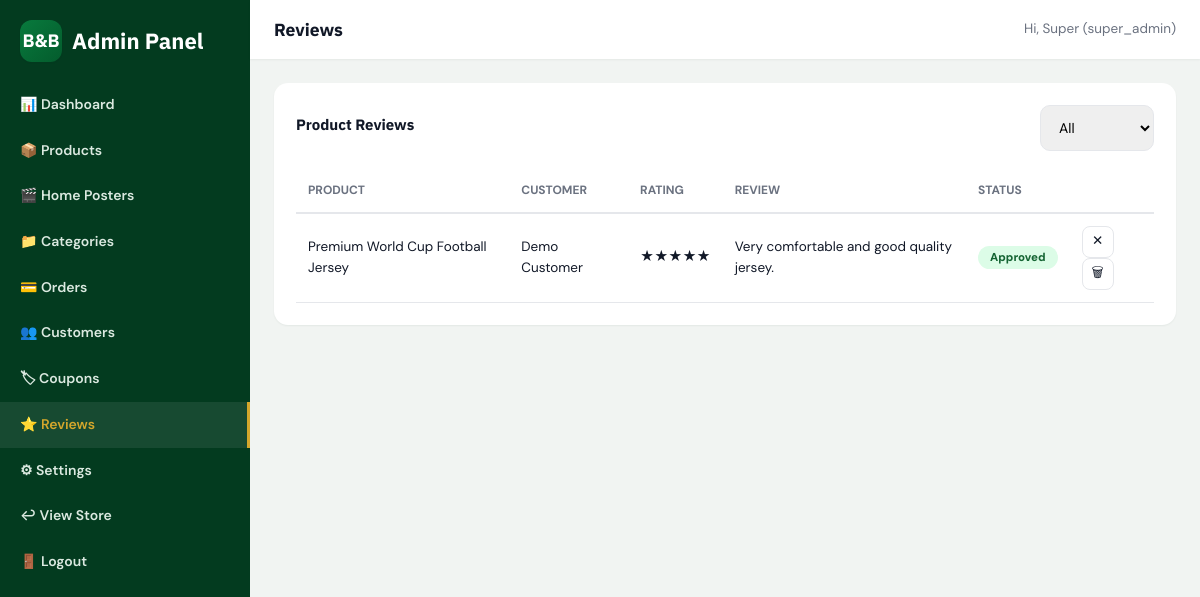
Screenshot of /admin/reviews.php (signed in) with the database file from the repository.
### tables this page shows
CREATE TABLE users (
    id INT UNSIGNED AUTO_INCREMENT PRIMARY KEY,

    first_name VARCHAR(80) NOT NULL,
    last_name VARCHAR(80) NOT NULL,

    email VARCHAR(150) NOT NULL,
    password VARCHAR(255) NOT NULL,

    phone VARCHAR(30) DEFAULT NULL,

    address TEXT DEFAULT NULL,
    city VARCHAR(100) DEFAULT NULL,
    postal_code VARCHAR(20) DEFAULT NULL,

    avatar VARCHAR(255) DEFAULT NULL,

    role ENUM(
        'member',
        'admin',
        'super_admin'
    ) NOT NULL DEFAULT 'member',

    status ENUM(
        'active',
        'inactive',
        'blocked'
    ) NOT NULL DEFAULT 'active',

    created_at TIMESTAMP NOT NULL DEFAULT CURRENT_TIMESTAMP,
    updated_at TIMESTAMP NOT NULL DEFAULT CURRENT_TIMESTAMP
        ON UPDATE CURRENT_TIMESTAMP,

    UNIQUE KEY uq_users_email (email),
    KEY idx_users_role (role),
    KEY idx_users_status (status),
    KEY idx_users_created (created_at)
);

CREATE TABLE reviews (
    id INT UNSIGNED AUTO_INCREMENT PRIMARY KEY,

    product_id INT UNSIGNED NOT NULL,
    user_id INT UNSIGNED NOT NULL,
    order_id INT UNSIGNED NOT NULL,

    rating TINYINT UNSIGNED NOT NULL,

    review_text TEXT DEFAULT NULL,

    status ENUM(
        'pending',
        'approved',
        'rejected'
    ) NOT NULL DEFAULT 'pending',

    created_at TIMESTAMP NOT NULL DEFAULT CURRENT_TIMESTAMP,
    updated_at TIMESTAMP NOT NULL DEFAULT CURRENT_TIMESTAMP
        ON UPDATE CURRENT_TIMESTAMP,

    CONSTRAINT fk_reviews_product
        FOREIGN KEY (product_id)
        REFERENCES products(id)
        ON DELETE CASCADE
        ON UPDATE CASCADE,

    CONSTRAINT fk_reviews_user
        FOREIGN KEY (user_id)
        REFERENCES users(id)
        ON DELETE CASCADE
        ON UPDATE CASCADE,

    CONSTRAINT fk_reviews_order
        FOREIGN KEY (order_id)
        REFERENCES orders(id)
        ON DELETE CASCADE
        ON UPDATE CASCADE,

    UNIQUE KEY uq_review_user_order_product (
        user_id,
        order_id,
        product_id
    ),

    KEY idx_reviews_product (product_id),
    KEY idx_reviews_user (user_id),
    KEY idx_reviews_order (order_id),
    KEY idx_reviews_status (status),
    KEY idx_reviews_rating (rating)
);

CREATE TABLE products (
    id INT UNSIGNED AUTO_INCREMENT PRIMARY KEY,

    category_id INT UNSIGNED NOT NULL,

    name VARCHAR(200) NOT NULL,
    slug VARCHAR(220) NOT NULL,
    sku VARCHAR(100) NOT NULL,

    product_type ENUM(
        'Physical',
        'Digital'
    ) NOT NULL DEFAULT 'Physical',

    description TEXT DEFAULT NULL,

    price DECIMAL(12,2) NOT NULL DEFAULT 0.00,
    old_price DECIMAL(12,2) DEFAULT NULL,

    main_image VARCHAR(500) DEFAULT NULL,

    badge ENUM(
        'NEW',
        'HOT',
        'SALE'
    ) DEFAULT NULL,

    stock INT UNSIGNED NOT NULL DEFAULT 0,

    featured TINYINT(1) NOT NULL DEFAULT 0,

    status ENUM(
        'active',
        'inactive'
    ) NOT NULL DEFAULT 'active',

    meta_title VARCHAR(255) DEFAULT NULL,
    meta_description TEXT DEFAULT NULL,

    created_at TIMESTAMP NOT NULL DEFAULT CURRENT_TIMESTAMP,
    updated_at TIMESTAMP NOT NULL DEFAULT CURRENT_TIMESTAMP
        ON UPDATE CURRENT_TIMESTAMP,

    CONSTRAINT fk_products_category
        FOREIGN KEY (category_id)
        REFERENCES categories(id)
        ON DELETE RESTRICT
        ON UPDATE CASCADE,

    UNIQUE KEY uq_products_slug (slug),
    UNIQUE KEY uq_products_sku (sku),

    KEY idx_products_category (category_id),
    KEY idx_products_type (product_type),
    KEY idx_products_price (price),
    KEY idx_products_stock (stock),
    KEY idx_products_featured (featured),
    KEY idx_products_status (status),
    KEY idx_products_created (created_at),

    FULLTEXT KEY ft_products_search (
        name,
        description
    )
);

### includes/functions.php (called while the page is built, shortened)
<?php
function clean($value) {
    return htmlspecialchars(trim($value ?? ''), ENT_QUOTES, 'UTF-8');
}
function generate_csrf_token() {
    return $_SESSION['csrf_token'];
}

### includes/auth.php (called while the page is built, shortened)
<?php
function current_user() {
    static $user = null;
    if ($user !== null) return $user ?: null;
    global $pdo;
    $stmt = $pdo->prepare("SELECT id, first_name, last_name, email, phone, address, city, postal_code, avatar, role, status
                            FROM users WHERE id = ? LIMIT 1");
    $stmt->execute([$_SESSION['user_id']]);
    $row = $stmt->fetch();
    $user = $row;
    return $user;
}
function is_logged_in() {
    return current_user() !== null;
}
function is_admin() {
    $user = current_user();
    return $user && in_array($user['role'], ['admin', 'super_admin'], true);
}
function require_admin() {
    if (!is_logged_in() || !is_admin()) {
        redirect('login.php');
    }
}

### admin/reviews.php (the view, shortened to what this page needs)
<?php
require_admin();
$pageTitle = 'Reviews';
require_once __DIR__ . '/includes/header.php';
$where = '1=1'; $params = [];
$stmt = $pdo->prepare("SELECT r.*, p.name AS product_name, u.first_name, u.last_name
                        FROM reviews r JOIN products p ON p.id = r.product_id JOIN users u ON u.id = r.user_id
                        WHERE $where ORDER BY r.created_at DESC LIMIT 200");
$stmt->execute($params);
$reviews = $stmt->fetchAll();
?>
<div class="admin-panel">
  <div class="admin-panel-head">
    <h4>Product Reviews</h4>
    <form method="get">
      <select name="status" class="form-control" onchange="this.form.submit()">
        <option value="">All</option>
      </select>
    </form>
  </div>
  <table class="data-table">
    <thead><tr><th>Product</th><th>Customer</th><th>Rating</th><th>Review</th><th>Status</th><th></th></tr></thead>
    <tbody>
    <?php foreach ($reviews as $r): ?>
      <tr>
        <td><?= clean($r['product_name']) ?></td>
        <td><?= clean($r['first_name'] . ' ' . $r['last_name']) ?></td>
        <td><?= str_repeat('★', (int) $r['rating']) ?></td>
        <td style="max-width:280px;"><?= clean(mb_substr($r['review_text'] ?? '', 0, 100)) ?></td>
        <td><span class="status-pill status-<?= clean($r['status']) ?>"><?= clean($r['status']) ?></span></td>
        <td>
          <?php if ($r['status'] !== 'rejected'): ?><a href="<?= BASE_URL ?>admin/reviews.php?action=reject&id=<?= $r['id'] ?>&csrf_token=<?= generate_csrf_token() ?>" class="icon-btn" title="Reject">&#10005;</a><?php endif; ?>
          <a href="<?= BASE_URL ?>admin/reviews.php?action=delete&id=<?= $r['id'] ?>&csrf_token=<?= generate_csrf_token() ?>" class="icon-btn" onclick="return confirm('Delete this review?')" title="Delete">&#128465;</a>
        </td>
      </tr>
    <?php endforeach; ?>
    </tbody>
  </table>
</div>
<?php require_once __DIR__ . '/includes/footer.php'; ?>

### admin/includes/header.php (shortened to what this page needs)
<?php
$admin = current_user();
$adminPage = basename($_SERVER['SCRIPT_NAME']);
?>
<!DOCTYPE html>
<html lang="en">
<head>
<link rel="stylesheet" href="<?= BASE_URL ?>assets/css/style.css">
</head>
<body class="admin-body">
<div class="admin-wrap">
  <aside class="admin-sidebar">
    <div class="brand"><span class="logo-badge">B&amp;B</span> <span>Admin Panel</span></div>
    <a href="<?= BASE_URL ?>admin/index.php" class="<?= $adminPage === 'index.php' ? 'active' : '' ?>">&#128202; Dashboard</a>
    <a href="<?= BASE_URL ?>admin/products.php" class="<?= in_array($adminPage, ['products.php', 'product-form.php']) ? 'active' : '' ?>">&#128230; Products</a>
    <a href="<?= BASE_URL ?>admin/sliders.php" class="<?= $adminPage === 'sliders.php' ? 'active' : '' ?>">&#127916; Home Posters</a>
    <a href="<?= BASE_URL ?>admin/categories.php" class="<?= $adminPage === 'categories.php' ? 'active' : '' ?>">&#128193; Categories</a>
    <a href="<?= BASE_URL ?>admin/orders.php" class="<?= in_array($adminPage, ['orders.php', 'order-view.php']) ? 'active' : '' ?>">&#128179; Orders</a>
    <a href="<?= BASE_URL ?>admin/customers.php" class="<?= $adminPage === 'customers.php' ? 'active' : '' ?>">&#128101; Customers</a>
    <a href="<?= BASE_URL ?>admin/coupons.php" class="<?= $adminPage === 'coupons.php' ? 'active' : '' ?>">&#127991; Coupons</a>
    <a href="<?= BASE_URL ?>admin/reviews.php" class="<?= $adminPage === 'reviews.php' ? 'active' : '' ?>">&#11088; Reviews</a>
    <a href="<?= BASE_URL ?>admin/settings.php" class="<?= $adminPage === 'settings.php' ? 'active' : '' ?>">&#9881; Settings</a>
    <a href="<?= BASE_URL ?>index.php">&#8617; View Store</a>
    <a href="<?= BASE_URL ?>logout.php">&#128682; Logout</a>
  </aside>
  <div>
    <div class="admin-topbar">
      <h3 style="margin:0;"><?= clean($pageTitle ?? 'Dashboard') ?></h3>
      <span style="font-size:13.5px; color:var(--text-soft);">Hi, <?= clean($admin['first_name']) ?> (<?= clean($admin['role']) ?>)</span>
    </div>
    <div class="admin-main">

### assets/css/style.css (style rules this page uses)
:root { --green:#087A3D; --green-dark:#045C2D; --green-deep:#033B1F; --gold:#D4A72C; --bg:#F7F8F7; --white:#FFFFFF; --text:#111827; --text-soft:#6B7280; --border:#E5E7EB; --success:#16A34A; --danger:#DC2626; --warning:#F59E0B; --radius:14px; --radius-sm:8px; --shadow-sm:0 1px 2px rgba(3,59,31,.06); --shadow-md:0 8px 24px rgba(3,59,31,.08); --shadow-lg:0 20px 45px rgba(3,59,31,.14); --font-heading:'IBM Plex Sans', 'Inter', sans-serif; --font-body:'DM Sans', 'Inter', sans-serif; }
* { box-sizing:border-box; }
html { scroll-behavior:smooth; }
body { margin:0; font-family:var(--font-body); color:var(--text); background:var(--bg); font-size:15px; line-height:1.55; -webkit-font-smoothing:antialiased; }
h1,h2,h3,h4,h5 { font-family:var(--font-heading); margin:0 0 .5em; font-weight:700; color:var(--text); }
a { color:inherit; text-decoration:none; }
input,select,textarea { font-family:inherit; font-size:14px; }
.brand { display:flex; align-items:center; gap:10px; font-family:var(--font-heading); font-weight:800; font-size:22px; color:var(--green-deep); }
.brand .logo-badge { width:42px; height:42px; border-radius:12px; background:linear-gradient(135deg,var(--green),var(--green-dark)); display:flex; align-items:center; justify-content:center; color:#fff; font-size:18px; font-weight:800; box-shadow:var(--shadow-sm); }
.form-control { width:100%; padding:12px 14px; border:1.5px solid var(--border); border-radius:10px; outline:none; }
.status-pill { padding:4px 12px; border-radius:999px; font-size:11.5px; font-weight:800; text-transform:capitalize; }
.status-delivered,.status-active,.status-paid,.status-approved { background:#dcfce7; color:#166534; }
.admin-body { background:#f1f4f2; }
.admin-wrap { display:grid; grid-template-columns:250px 1fr; min-height:100vh; }
.admin-sidebar { background:var(--green-deep); color:#dbe9e0; padding:20px 0; }
.admin-sidebar .brand { color:#fff; padding:0 20px 20px; }
.admin-sidebar a { display:flex; align-items:center; gap:10px; padding:12px 20px; font-size:14px; font-weight:600; }
.admin-sidebar a:hover, .admin-sidebar a.active { background:rgba(255,255,255,.08); color:var(--gold); border-right:3px solid var(--gold); }
.admin-topbar { background:#fff; padding:16px 24px; display:flex; justify-content:space-between; align-items:center; box-shadow:var(--shadow-sm); }
.admin-main { padding:24px; }
.admin-panel { background:#fff; border-radius:var(--radius); box-shadow:var(--shadow-sm); padding:22px; }
.admin-panel-head { display:flex; justify-content:space-between; align-items:center; margin-bottom:18px; }
.data-table { width:100%; border-collapse:collapse; }
.data-table th { text-align:left; padding:12px; font-size:12px; text-transform:uppercase; color:var(--text-soft); border-bottom:2px solid var(--border); }
.data-table td { padding:12px; border-bottom:1px solid var(--border); font-size:13.5px; vertical-align:middle; }
.icon-btn { width:32px; height:32px; display:inline-flex; align-items:center; justify-content:center; border-radius:8px; border:1px solid var(--border); background:#fff; }

### rows the page displays
users: first_name "Super", role "super_admin"
reviews: product.name "Premium World Cup Football Jersey", user.last_name "Demo Customer", rating "★★★★★", review_text "Very comfortable and good quality jersey.", status "Approved"

### other values shown
$pageTitle "Reviews"
